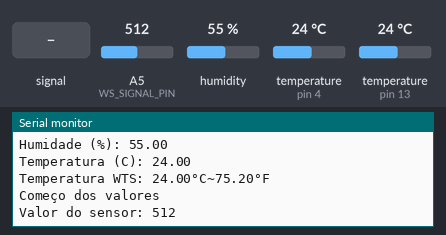
Recording of a sketch running on a simulated Arduino Uno, built with avr-gcc and run on an emulated ATmega328P. Parts: the last lines printed to the serial monitor. The inputs (shaded band) are chosen by the test bench; at power-on: humidity 55 %, temperature (sensors on pin 13, pin 4) 24 °C, A5 (WS_SIGNAL_PIN) = 512.

Above: at 9.6 s.
9.7 s: A5 (WS_SIGNAL_PIN) fed a 200 Hz sine of ±81 counts around its level
At 18.3 s:
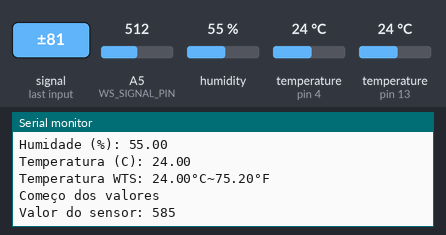
18.5 s: humidity set to 22 %
At 19.6 s:
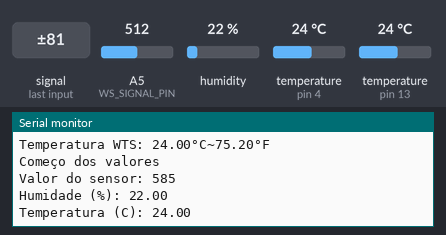
27.3 s: temperature (sensor on pin 13) set to 12 °C
At 31.5 s:
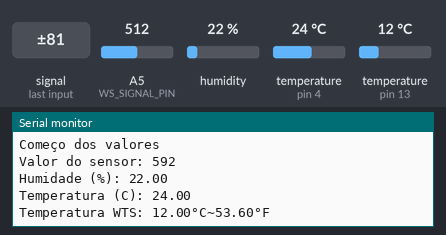
36.1 s: A5 (WS_SIGNAL_PIN) set to 716
At 37.3 s:
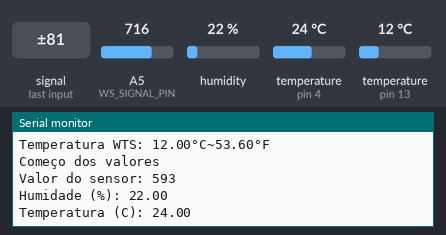
44.9 s: temperature (sensor on pin 4) set to 12 °C
At 45.6 s:
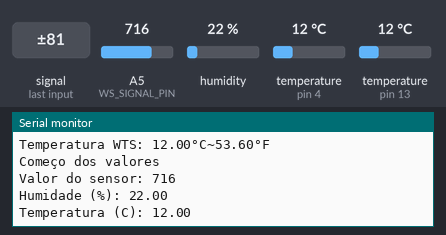
53.7 s: A5 (WS_SIGNAL_PIN) fed a 1000 Hz sine of ±255 counts around its level
At 62.5 s:
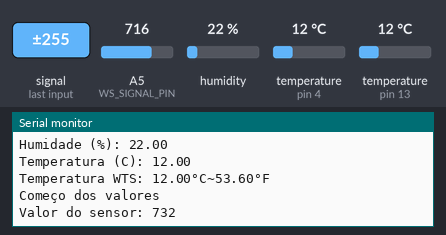
Timing chart, 0 to 63.5 s (numbered marks = the images above; inputs shaded):
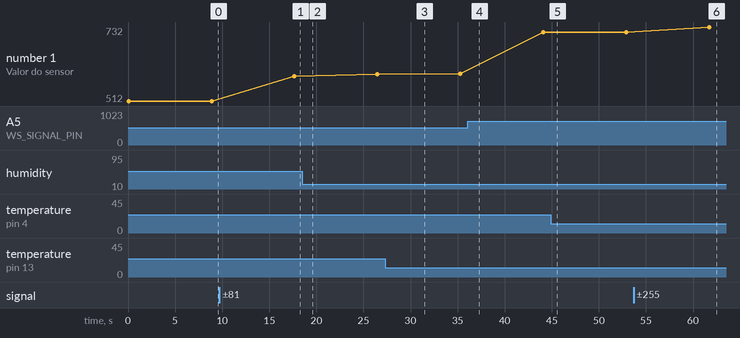

Measured:
- after the input at 9.7 s, the serial monitor: prints a new line after 8.0 s (image 1)
- after the input at 18.5 s, the serial monitor: prints a new line after 0.18 s (image 2)
- after the input at 27.3 s, the serial monitor: prints a new line after 3.0 s (image 3)
- after the input at 44.9 s, the serial monitor: prints a new line after 0.23 s (image 5)
- after the input at 53.7 s, the serial monitor: prints a new line after 8.0 s (image 6)
- plotted number 1: 512 → 585 after the input at 9.7 s, 593 → 716 after the input at 36.1 s, 716 → 732 after the input at 53.7 s

The sketch:

projetoExtensionista.ino
```cpp
#include <DHT.h>
#include <DHT_U.h>
#include <OneWire.h>
#include <DallasTemperature.h>

#define WS_POWER_PIN 7 //Water level sensor
#define WS_SIGNAL_PIN A5 //Water level sensor
#define DHTTYPE DHT11
#define DHT11PIN 4
#define WT_SENSOR_PIN 13 //water temperature

DHT dht(DHT11PIN, DHTTYPE);

OneWire oneWire(WT_SENSOR_PIN); //setup do onewire
DallasTemperature tempSensor(&oneWire); //passa o onewire para a biblioteca Dallas

float tempCelsius; //temperatura em Celsius
float tempFahrenheit; //temperature em Fahrenheit

int value = 0; //valor do sensor

void setup() {
  Serial.begin(9600);
  //<<---------------------WATER LEVEL SENSOR--------------------->>
  pinMode(WS_POWER_PIN, OUTPUT);
  digitalWrite(WS_POWER_PIN, LOW); //desliga o sensor

  //<<---------------------WATER TEMPERATURE SENSOR--------------------->>
  tempSensor.begin();

}

void loop() {

  //<<---------------------WATER LEVEL SENSOR--------------------->>
  digitalWrite(WS_POWER_PIN, HIGH); //liga o sensor
  delay(10);
  value = analogRead(WS_SIGNAL_PIN); // ler o valor analogo do sensor
  delay(10);
  digitalWrite(WS_POWER_PIN, LOW);

  Serial.print("\nComeço dos valores ");
  Serial.print("\nValor do sensor: ");
  Serial.println(value);

  delay(1000);

  //<<---------------------DHT11--------------------->>
  Serial.println();
  int chk = dht.read(DHT11PIN);

  Serial.print("Humidade (%): ");
  Serial.println(dht.readHumidity());

  Serial.print("Temperatura (C): ");
  Serial.println(dht.readTemperature());
  delay(2000);

  //<<---------------------WATER TEMPERATURE SENSOR--------------------->>
  tempSensor.requestTemperatures(); // pede as temperaturas
  tempCelsius = tempSensor.getTempCByIndex(0); //ler a temperatura em celsius
  tempFahrenheit = tempCelsius * 9 /5 + 32; //converte de C para F

  Serial.print("Temperatura WTS: ");
  Serial.print(tempCelsius);
  Serial.print("°C");
  Serial.print("~");
  Serial.print(tempFahrenheit);
  Serial.print("°F");

  delay(5000);


}
```
